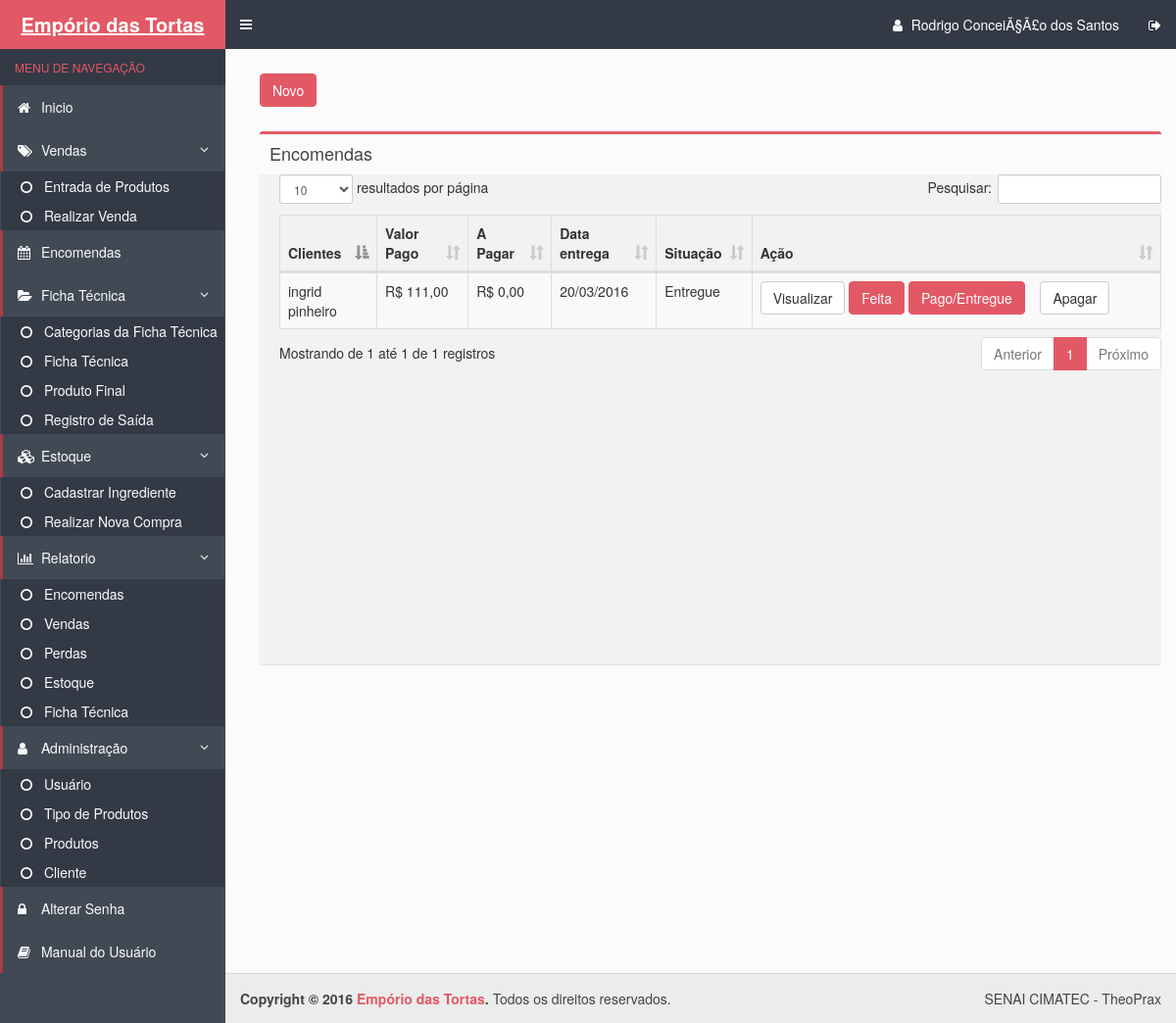
Page /encomendas.php (signed in) on the earlier database version.
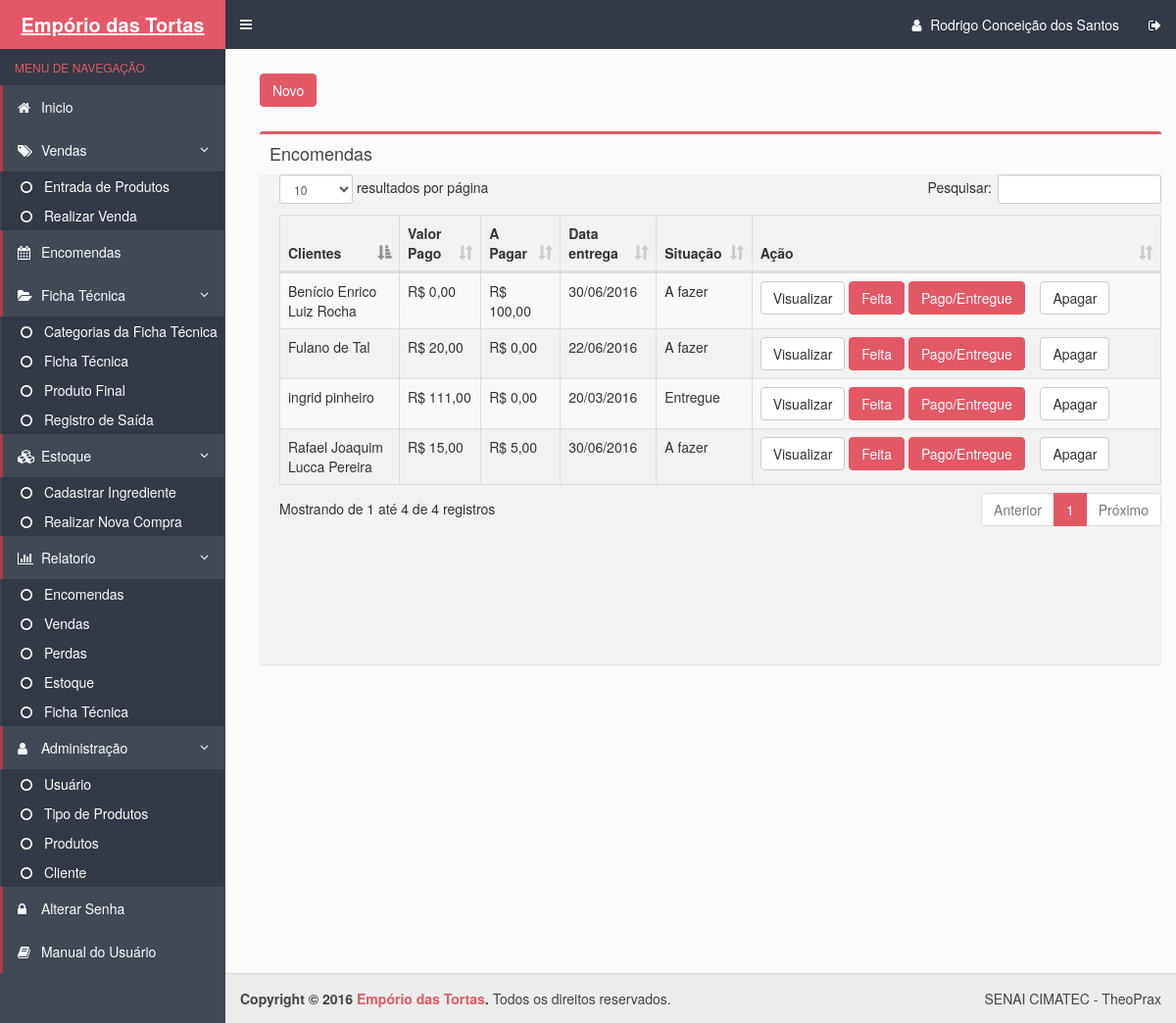
Same page on the later database version.
### tables this page shows
CREATE TABLE IF NOT EXISTS `encomendas` (
  `cod_Encomenda` int(11) NOT NULL AUTO_INCREMENT,
  `dtpedido` date NOT NULL,
  `dtentrega` date NOT NULL,
  `cod_cliente` int(11) NOT NULL,
  `Valor` float NOT NULL,
  `totalPago` decimal(5,2) NOT NULL DEFAULT '0.00',
  `situacao` varchar(50) NOT NULL DEFAULT 'A fazer',
  PRIMARY KEY (`cod_Encomenda`),
  KEY `cod_cliente` (`cod_cliente`)
);

CREATE TABLE IF NOT EXISTS `clientes` (
  `cod_cliente` int(11) NOT NULL AUTO_INCREMENT,
  `nome` varchar(100) NOT NULL,
  `cpf` varchar(14) NOT NULL,
  `email` varchar(150) DEFAULT NULL,
  `telefone` varchar(15) DEFAULT NULL,
  `endereco` varchar(400) DEFAULT NULL,
  `cnpj` varchar(19) NOT NULL,
  `celular` varchar(15) DEFAULT NULL,
  `whats` enum('f','t') NOT NULL DEFAULT 'f',
  `ponto_referencia` varchar(100) NOT NULL,
  `categoria_cliente` varchar(30) NOT NULL,
  PRIMARY KEY (`cod_cliente`),
  UNIQUE KEY `cpf_2` (`cpf`),
  UNIQUE KEY `cpf` (`cpf`,`email`)
);

### encomendas.php (the view, shortened to what this page needs)
<!DOCTYPE html>
<html>
	<head>
	    <link rel="stylesheet" href="bootstrap/css/bootstrap.css">
	    <link rel="stylesheet" href="https://maxcdn.bootstrapcdn.com/font-awesome/4.4.0/css/font-awesome.min.css">
	    <link rel="stylesheet" href="https://code.ionicframework.com/ionicons/2.0.1/css/ionicons.min.css">
	    <link rel="stylesheet" href="dist/css/AdminLTE.css">
	    <link rel="stylesheet" href="dist/css/skins/skin-blue.css">
	</head>
  <body class="hold-transition skin-blue sidebar-mini">
    <div class="wrapper">
      <?php include_once("includes/header.php") ?>
      <?php include_once("includes/menu.php") ?>
      <div class="content-wrapper">
        <section class="content">
					<div class="row">
							<div class="col-xs-12">
             <a class="btn btn-danger" href="Verificar_Encomenda.php">Novo</a>
						 <section class="content-header">
				 		</section>
						  <div class="box">
                <div class="box-header">
                  <h3 class="box-title">Encomendas</h3>
                </div>
                <div class="box-body table-responsive no-padding"  style='overflow:auto;' id="scroll">
               <table id="example" class="table table-striped table-bordered" cellspacing="0" width="100%">
                    <thead>
                      <tr>
                        <th class="views-field views-field-id">Clientes</th>
                        <th class="views-field views-field-id ">Valor Pago</th>
                        <th class="views-field views-field-field-nome">A Pagar</th>
												  <th class="views-field views-field-field-id">Data entrega</th>
                        <th class="views-field views-field-field-id">Situação</th>
												  <th class="views-field views-field-field-id">Ação</th>
                    </thead>
                    <tbody>
											<?php
$pdo = Database::connect();
$sql = "SELECT enco.cod_Encomenda as cod_Encomenda,enco.situacao,cli.nome as cliente,concat('R$ ',format(totalPago,2,'de_DE'))as totalPago,concat('R$ ',format(Valor - totalPago,2,'de_DE')) as Divida,
DATE_FORMAT(enco.dtentrega,'%d/%m/%Y') as dtentrega from encomendas enco
INNER JOIN clientes cli on enco.cod_cliente=cli.cod_cliente
 ORDER BY enco.dtentrega ASC; ";
foreach ($pdo->query($sql) as $row) {
	echo '<tr>';
	echo '<td> '. $row['cliente'] . '</td>';
	echo '<td> '. $row['totalPago'] . '</td>';
	echo '<td> '. $row['Divida'] . '</td>';
	echo '<td> '. $row['dtentrega']. '</td>';
	echo '<td> '. $row['situacao']. '</td>';
	echo '<td width=400>';
echo '<a class="btn btn-default" href="DAO/visualizar_encomendas.php?id='.$row['cod_Encomenda'].'">Visualizar</a>';
echo '<a class="btn btn-danger" href="DAO/EncomendaPronta.php?id='.$row['cod_Encomenda']."&tipo=pronta". '">Feita</a>';
echo '<a class="btn btn-danger" href="DAO/EncomendaPronta.php?id='.$row['cod_Encomenda']."&tipo=entregue".'">Pago/Entregue</a>';
echo '<a class="btn btn-default" href="DAO/Excluir_Encomendas.php?id='.$row['cod_Encomenda'].'">Apagar</a>';
echo '</td>';
echo '</tr>';
}
?>
                    </tbody>
                    </table>
                </div>
              </div>
            </div>
          </div>
        </section>
      </div>
      <?php include_once("includes/footer.php") ?>
     <link rel="stylesheet" type="text/css" href="css/bootstrap.css">
   <link rel="stylesheet" type="text/css" href="css/dataTables.bootstrap.min.css">
  </body>
</html>

### includes/header.php (shortened to what this page needs)
<header class="main-header">
        <a href="inicio.php" class="logo">
          <span class="logo-lg"><b>Empório das Tortas</b></span>
        </a>
        <nav class="navbar navbar-static-top" role="navigation">
          <a href="#" class="sidebar-toggle" data-toggle="offcanvas" role="button">
          </a>
          <div class="navbar-custom-menu">
            <ul class="nav navbar-nav">
              <li class="dropdown user user-menu">
                <a href="inicio.php">
                <i class="fa fa-user"></i>
                  <span class="hidden-xs"><?php echo $_SESSION['UsuarioNome'];?></span>
                </a>
              </li>
              <li>
                <a href="./conexao/logout.php"><i class="fa fa-sign-out"></i></i></a>
              </li>
            </ul>
          </div>
        </nav>
      </header>

### includes/menu.php (shortened to what this page needs)
<!doctype html>
<html>
<head>
</head>
<body onload="onload_pagina();">
<aside class="main-sidebar">
        <section class="sidebar">
          <ul class="sidebar-menu">
            <li class="header">MENU DE NAVEGAÇÃO</li>
              <li class="active treeview">
                <a href="inicio.php">
                  <i class="fa fa-home"></i> <span>Inicio</span></i>
                </a>
              </li>
              <li id="Venda" class="active treeview">
                <a href="vendas.php">
                  <i class="fa fa-tags"></i> <span>Vendas</span> <i class="fa fa-angle-left pull-right"></i>
                </a>
                <ul class="treeview-menu">
                  <li class="" id="EstoqueLoja"><a href="entrada_produto.php"><i class="fa fa-circle-o"></i> Entrada de Produtos </a></li>
                  <li id="realizarVenda" ><a href="realizar_venda.php"><i class="fa fa-circle-o"></i> Realizar Venda</a></li>
                </ul>
              </li>
              <li id="realizarEncomendas" class="active treeview">
                <a href="encomendas.php">
                  <i class="fa fa-calendar"></i> <span>Encomendas</span></i>
                </a>
              </li>
              <li id="ficha" class="active treeview">
                <a href="vizualizar_ficha_tecnica.php">
                  <i class="fa fa-folder-open"></i> <span>Ficha Técnica</span> <i class="fa fa-angle-left pull-right"></i>
                </a>
                <ul  class="treeview-menu">
                  <li id="ctg_Ficha" class=""><a href="categoria_ficha_tecnica.php"><i class="fa fa-circle-o"></i> Categorias da Ficha Técnica </a></li>
                  <li id="mficha_tecnica" class=""><a href="ficha_tecnica.php"><i class="fa fa-circle-o"></i> Ficha Técnica </a></li>
                  <li id="mproduto_final" class=""><a href="produto_final.php"><i class="fa fa-circle-o"></i> Produto Final </a></li>
                  <li id="mregistro_saida" class=""><a href="registro_saida.php"><i class="fa fa-circle-o"></i> Registro de Saída </a></li>
                </ul>
              </li>
              <li id="MenuEstoque" class="active treeview">
                <a href="vizualizar_estoque.php">
                  <i class="fa fa-cubes"></i> <span>Estoque </span> <i class="fa fa-angle-left pull-right"></i>
                </a>
                <ul id="EscEstoque" class="treeview-menu">
                  <li id="m_cad_ing" class=""><a href="estoque.php"><i class="fa fa-circle-o"></i> Cadastrar Ingrediente </a></li>
                  <li id="m_realizar_compra" class=""><a href="cadastrar_nova_compra.php"><i class="fa fa-circle-o"></i> Realizar Nova Compra </a></li>
                </ul>
              </li>
              <li class="active treeview">
                <a href="relatorio.php">
                  <i class="fa fa-bar-chart"></i> <span>Relatorio</span> <i class="fa fa-angle-left pull-right"></i>
                </a>
                <ul class="treeview-menu">
                  <li id="relEncomendas" class=""><a href="exibir_relatorio_encomendas.php"><i class="fa fa-circle-o"></i> Encomendas </a></li>
                  <li id="relVendas" class=""><a href="exibir_relatorio_vendas.php"><i class="fa fa-circle-o"></i> Vendas </a></li>
                  <li id="relPerdas" class=""><a href="exibir_relatorio_perdas.php"><i class="fa fa-circle-o"></i> Perdas </a></li>
                  <li id="relEstoque" class=""><a href="exibir_relatorio_estoque.php"><i class="fa fa-circle-o"></i> Estoque </a></li>
                  <li id="relficha" class=""><a href="exibir_relatorio_ficha_tecnica.php"><i class="fa fa-circle-o"></i> Ficha Técnica </a></li>
                </ul>
              </li>
              <li id="admin" class="active treeview">
                <a href="#">
                  <i class="fa fa-user"></i> <span>Administração</span> <i class="fa fa-angle-left pull-right"></i>
                </a>
                <ul class="treeview-menu">
                  <li id="controlUser" class=""><a href="usuarios.php"><i class="fa fa-circle-o"></i> Usuário </a></li>
                  <li id="controlTipoProduct"class=""><a href="tipo_produto.php"><i class="fa fa-circle-o"></i> Tipo de Produtos </a></li>
                  <li id="controlProduct" class=""><a href="produtos.php"><i class="fa fa-circle-o"></i> Produtos </a></li>
                  <li id="controlCliente" class=""><a href="cliente.php"><i class="fa fa-circle-o"></i> Cliente </a></li>
                </ul>
              </li>
              <li id="alterPassword" class="active treeview">
                <a href="alterarsenha.php">
                  <i class="fa fa-lock"></i> <span>Alterar Senha</span> </i>
                </a>
              </li>
              <li id="manualUser" class="active treeview">
                  <a href="manual/inicio.html">
                  <i class="fa fa-book"></i> <span>Manual do Usuário</span></i>
                </a>
              </li>
          </ul>
        </section>
      </aside>
    </body>
</html>

### includes/footer.php
<footer class="main-footer">
	<div class="pull-right hidden-xs">
		SENAI CIMATEC - TheoPrax
    </div>
  <strong>Copyright &copy; 2016 <a href="inicio.php">Empório das Tortas</a>.</strong> Todos os direitos reservados.
</footer>

Differences in the rows shown:
added encomendas: cod_cliente.nome "Fulano de Tal", totalPago "R$ 20,00", Divida "R$ 0,00", dtentrega "22/06/2016", situacao "A fazer"
added encomendas: cod_cliente.nome "Rafael Joaquim Lucca Pereira", totalPago "R$ 15,00", Divida "R$ 5,00", dtentrega "30/06/2016", situacao "A fazer"
added encomendas: cod_cliente.nome "Benício Enrico Luiz Rocha", totalPago "R$ 0,00", Divida "R$ 100,00", dtentrega "30/06/2016", situacao "A fazer"
Other differences:
$_SESSION['UsuarioNome']: "Rodrigo ConceiÃ§Ã£o dos Santos" → "Rodrigo Conceição dos Santos"
text written by a page script: "resultados por página Pesquisar: Mostrando de 1 até 1 de 1 registros Anterior 1 Próximo" → "resultados por página Pesquisar: Mostrando de 1 até 4 de 4 registros Anterior 1 Próximo"
